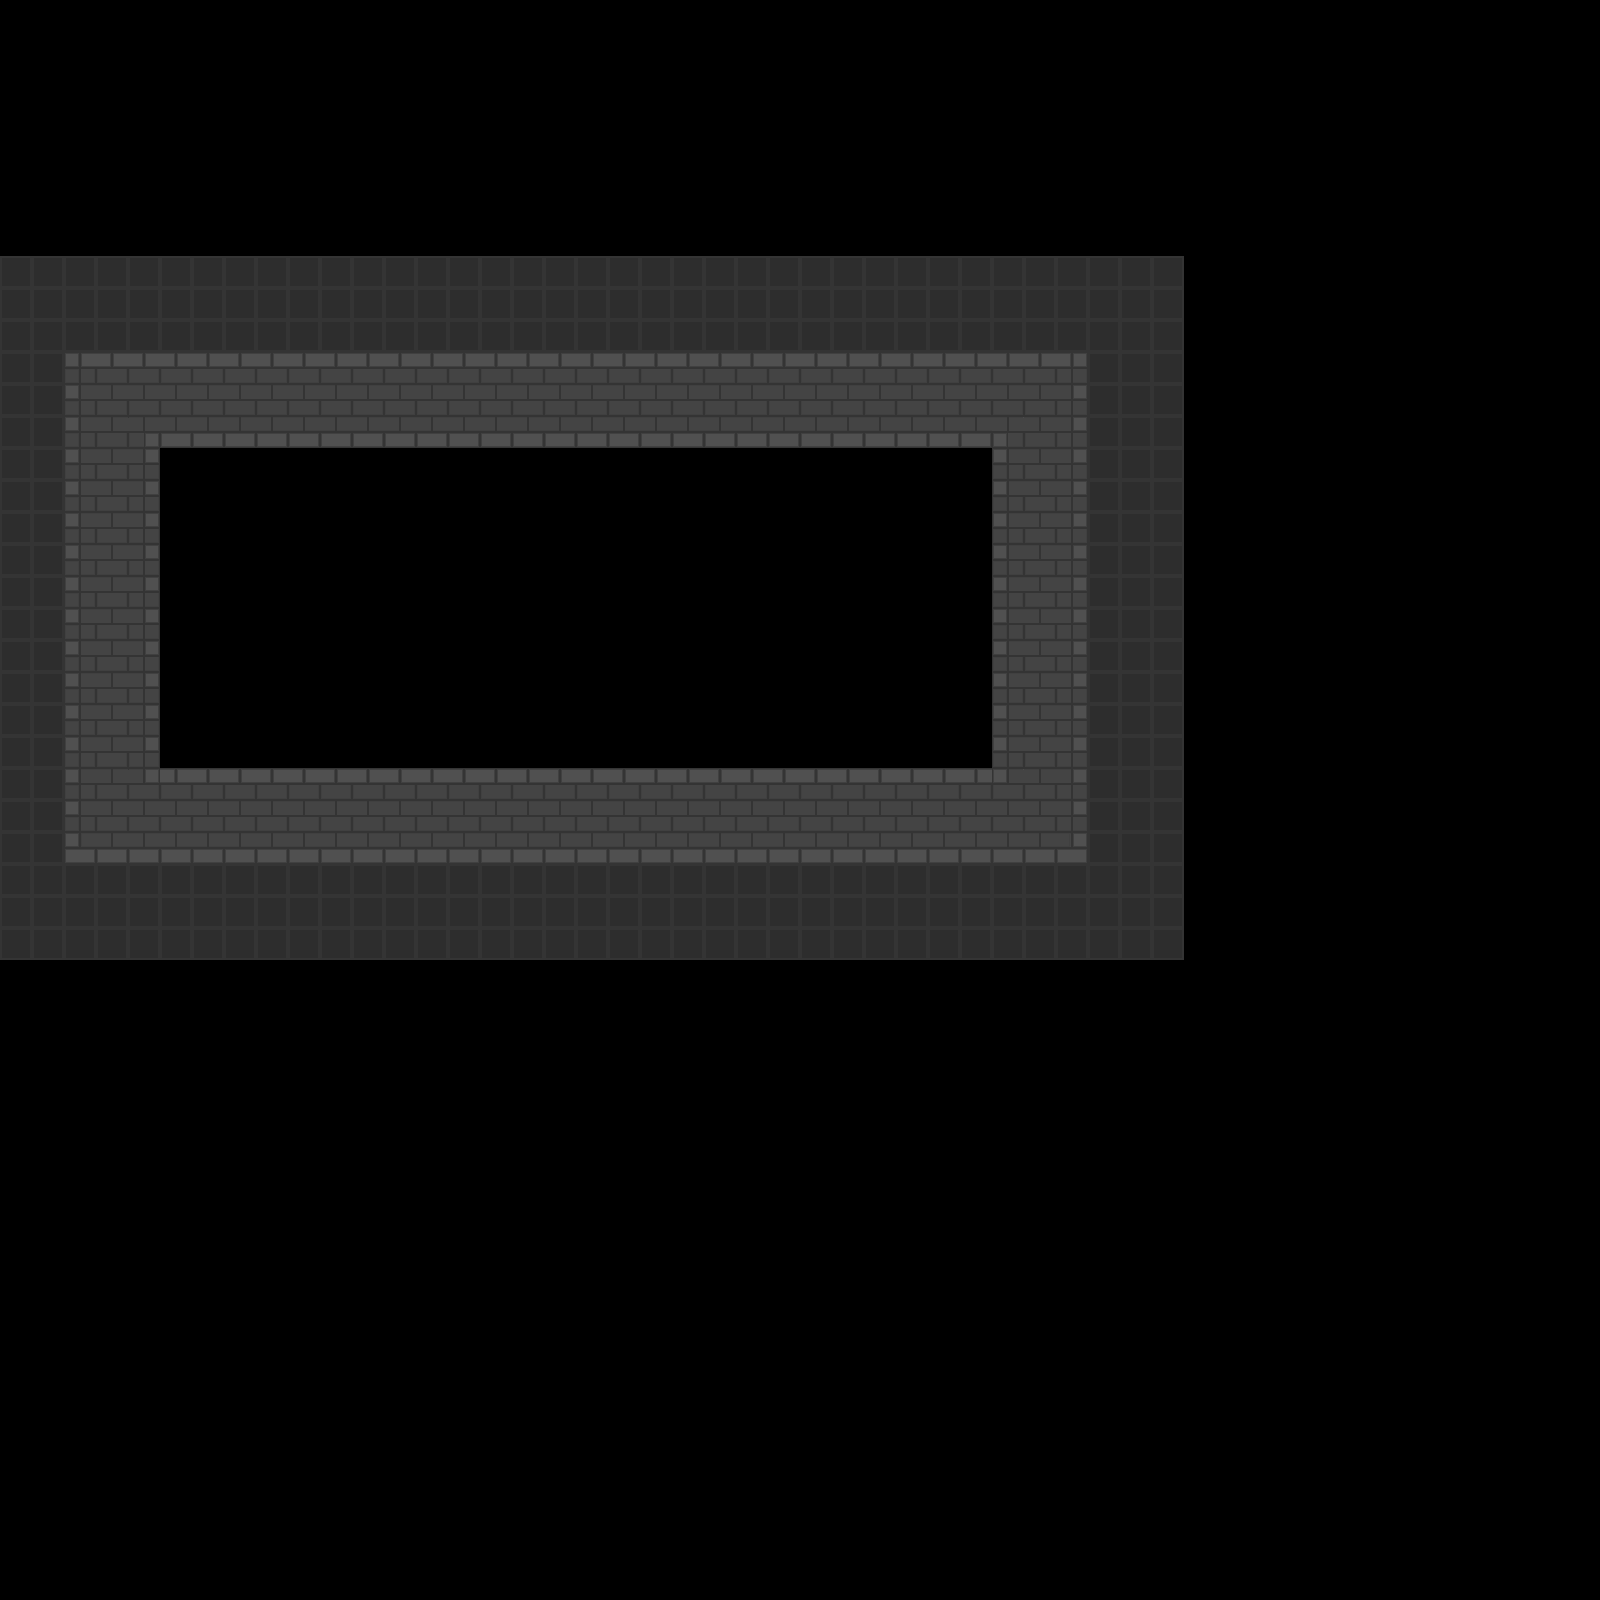

This game map was drawn from its Tiled (.tmx) file and the tilesets committed beside it. A one-line description and the trimmed map source follow:
An orthogonal 50x50 tile map with 32x32 px tiles, 5 tile layers (Background1, Background2, Background3, Foreground1, ...) and 1 object.

<map version="1.0" tiledversion="1.1.4" orientation="orthogonal" renderorder="right-down" width="50" height="50" tilewidth="32" tileheight="32" infinite="0" nextobjectid="14">
 <properties>
  <property name="unity:scale" value="0.0625" />
 </properties>
 <tileset firstgid="1" source="../Tilesets/Example.tsx" />
 <layer name="Background1" width="50" height="50">
  <properties>
   <property name="unity:sortingOrder" type="int" value="-3" />
  </properties>
  <data>[2500 cells, 0 non-empty, 0 distinct tile ids]</data>
 </layer>
 <layer name="Background2" width="50" height="50">
  <properties>
   <property name="unity:sortingOrder" type="int" value="-2" />
  </properties>
  <data>[2500 cells, 0 non-empty, 0 distinct tile ids]</data>
 </layer>
 <layer name="Background3" width="50" height="50">
  <properties>
   <property name="unity:sortingOrder" type="int" value="-1" />
  </properties>
  <data>[2500 cells, 216 non-empty, 1 distinct tile ids]</data>
 </layer>
 <layer name="Foreground1" width="50" height="50">
  <properties>
   <property name="unity:sortingOrder" type="int" value="3" />
  </properties>
  <data>[2500 cells, 252 non-empty, 13 distinct tile ids]</data>
 </layer>
 <layer name="Foreground2" width="50" height="50">
  <properties>
   <property name="unity:sortingOrder" type="int" value="4" />
  </properties>
  <data>[2500 cells, 114 non-empty, 1 distinct tile ids]</data>
 </layer>
 <objectgroup name="walls">
  <properties>
   <property name="unity:layer" value="Obstacle" />
  </properties>
  <object id="13" x="992" y="448">
   <polyline points="0,0 0,320 -832,320 -832,32 -832,0 0,0" />
  </object>
 </objectgroup>
 <objectgroup name="JumpThru">
  <properties>
   <property name="unity:layer" value="Obstacle" />
   <property name="unity:tag" value="JumpThru" />
  </properties>
 </objectgroup>
</map>
